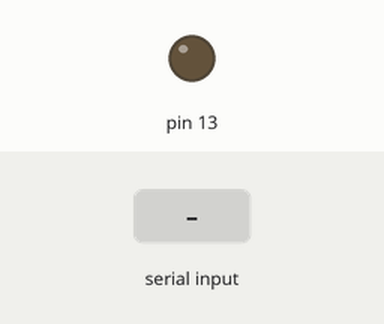
Recording of a sketch running on a simulated Arduino Uno, built with avr-gcc and run on an emulated ATmega328P. Parts: output pins drawn as LEDs (lit = HIGH). The inputs (shaded band) are chosen by the test bench.

Above: at 1.2 s.
1.3 s: "1\n" received over Serial
At 1.9 s:
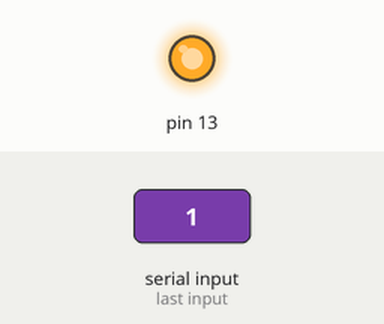
2.8 s: "0\n" received over Serial
At 3.1 s:
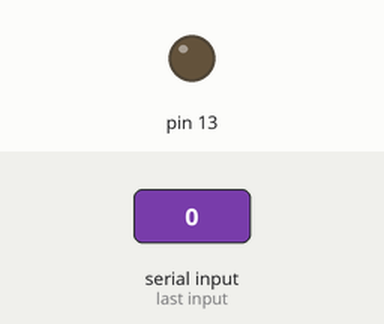
Timing chart, 0 to 5.8 s (numbered marks = the images above; inputs shaded):
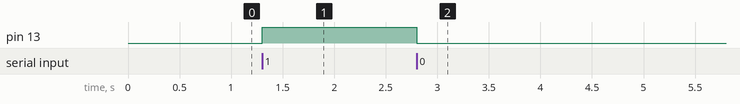

Measured:
- after the input at 1.3 s, pin 13: LOW → HIGH at once
- after the input at 2.8 s, pin 13: HIGH → LOW at once

The sketch:

Serial.com.ino
```cpp
const uint8_t LED {13U}; // LED_vuilrin = L(13);

void setup() {
  // put your setup code here, to run once:
  Serial.begin(115200UL);
  pinMode(LED, OUTPUT);

}

void loop() {
  // put your main code here, to run repeatedly:
  if(Serial.available() > 0){// >0 안써도됨 츄르?? 트루??
    char read_data = static_cast<char>(Serial.read()); //1byte를 가져온다. / 버퍼가 비워진다.
    if(read_data == '1'){
      digitalWrite(LED, HIGH);
    }else if (read_data == '0'){
      digitalWrite(LED, LOW);
    } else if (read_data == '\n') {
      Serial.println();
    } else {
      Serial.println(F("your pressed the wrong number"));
    }
  }
  delay(100UL);
}
```
